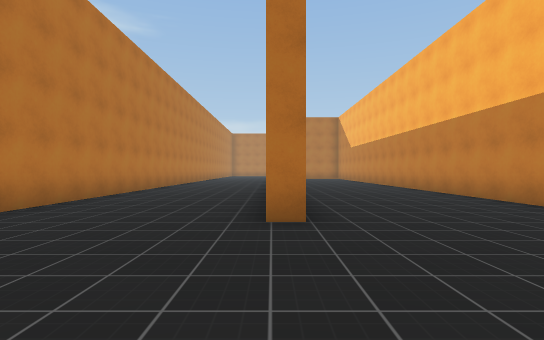
[1] (above)

24 first-person views from a walk through a scene from a Unity 3-D project. The camera is 1.3 m above the floor, looks level and sees 80° across. The floor is counted in squares, 2 m on a side. Each view is taken from the middle of a square. On the plan, view 1 faces up. The plan holds only what a view shows up to about 10 squares ahead; the rest is blank. The place goes on beyond the plan. The player is left out. Surface patterns are stand-ins for the level's own textures.

[2]
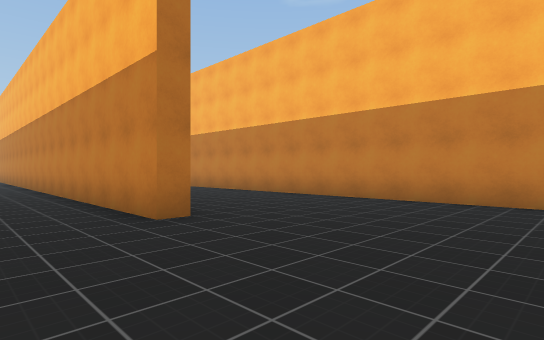

[3]
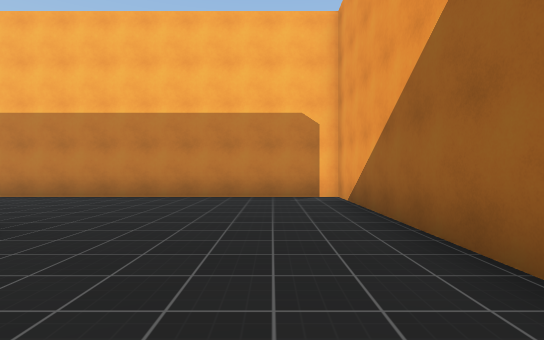

[4]
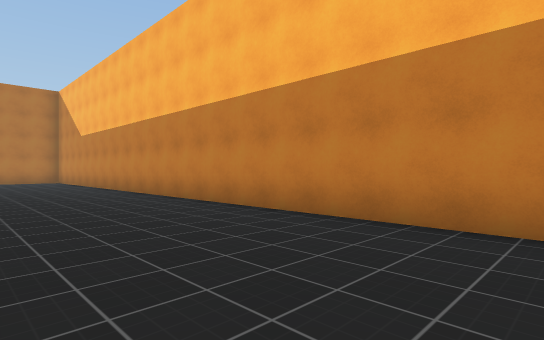

[5]
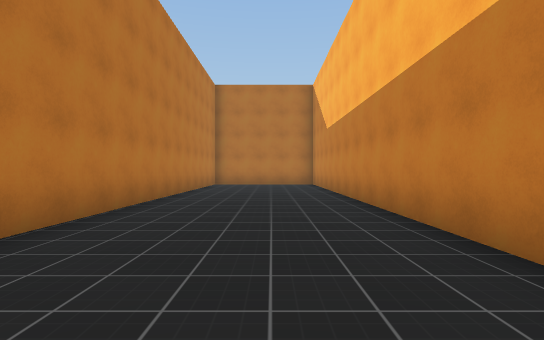

[6]
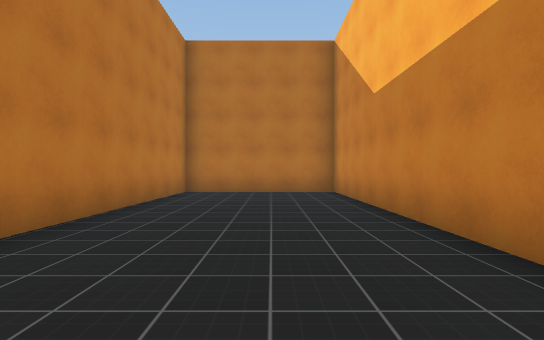

[7]
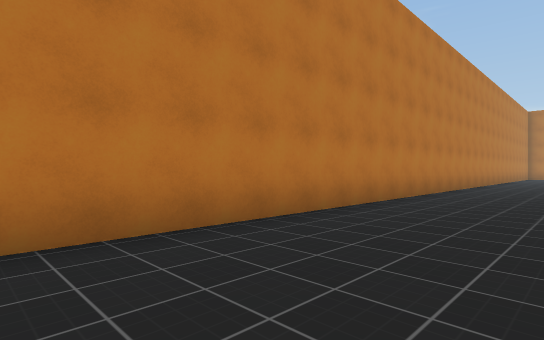

[8]
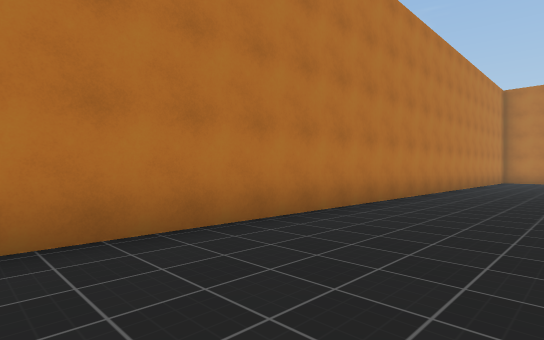

[9]
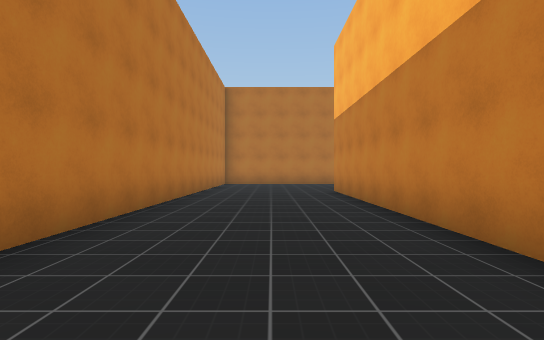

[10]
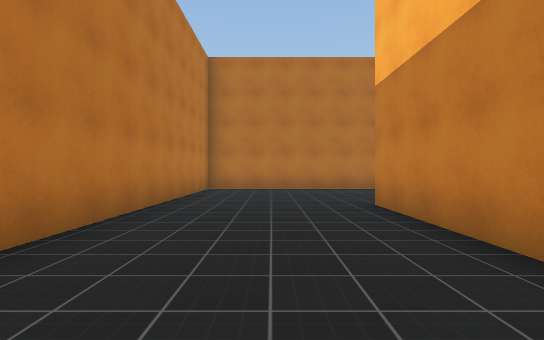

[11]
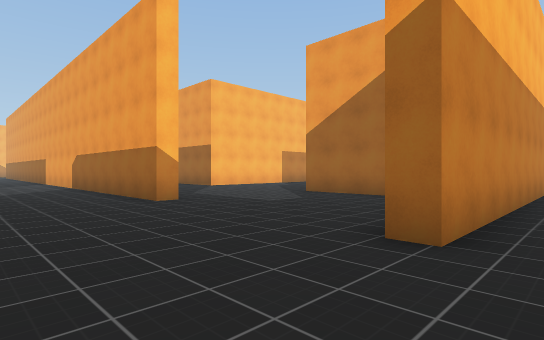

[12]
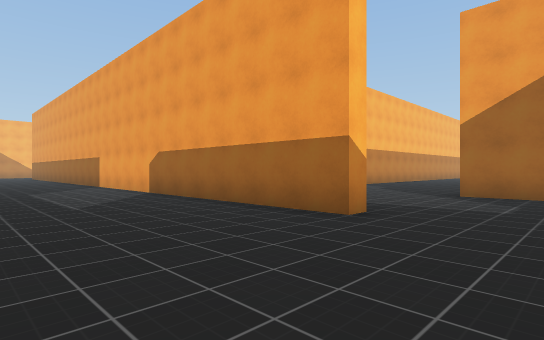

[13]
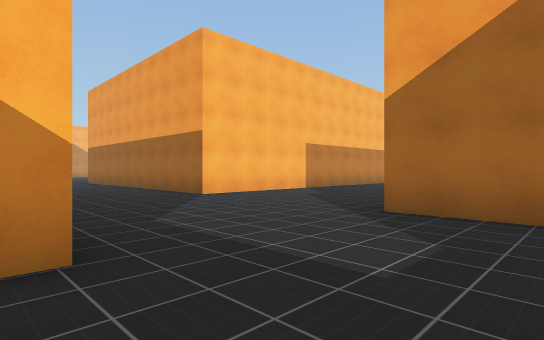

[14]
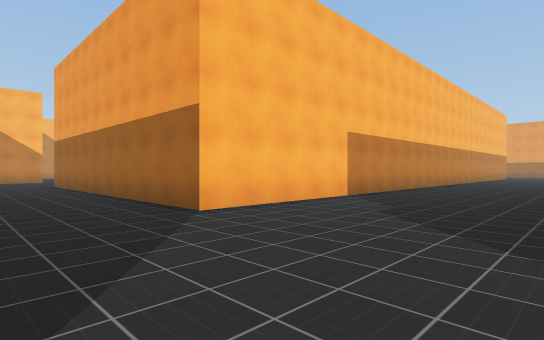

[15]
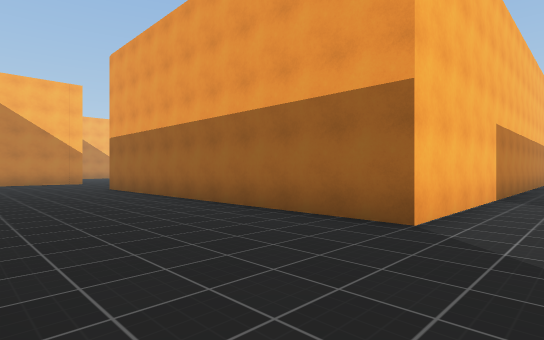

[16]
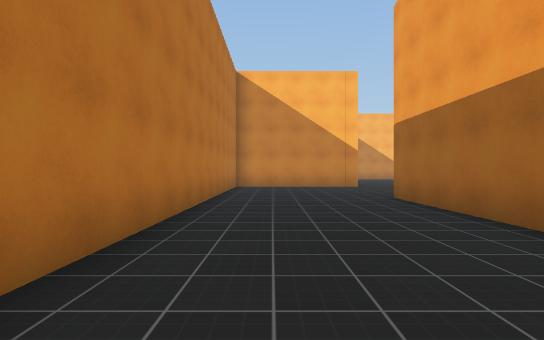

[17]
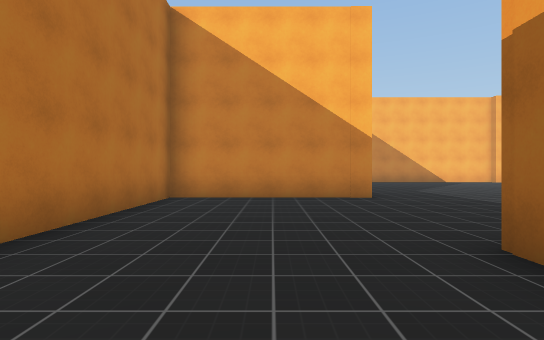

[18]
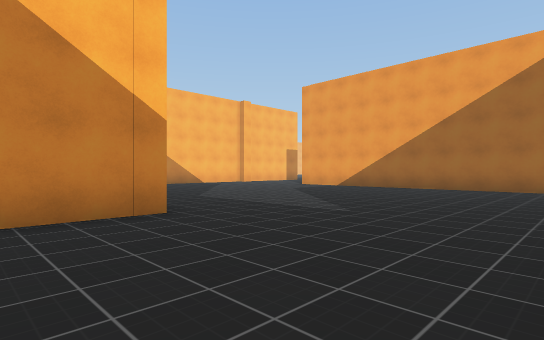

[19]
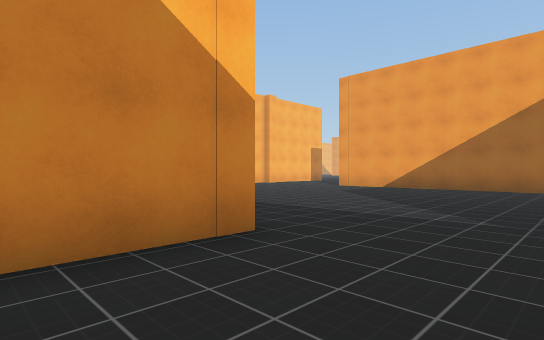

[20]
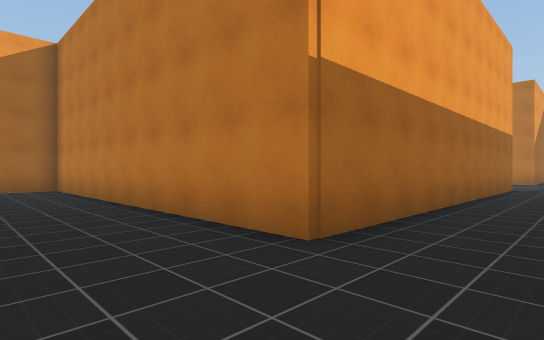

[21]
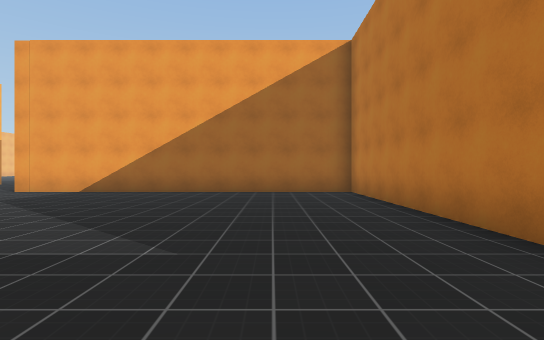

[22]
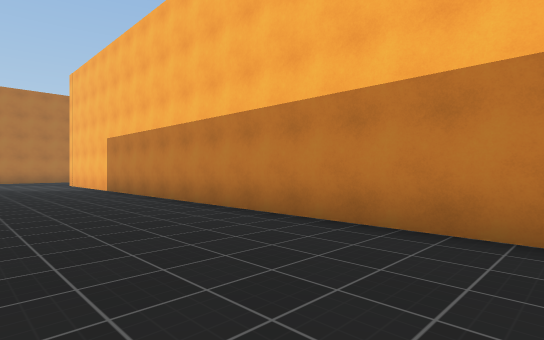

[23]
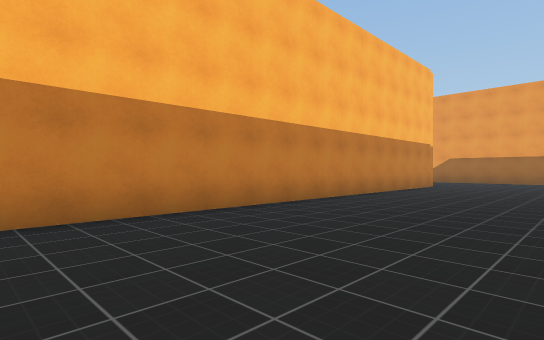

[24]
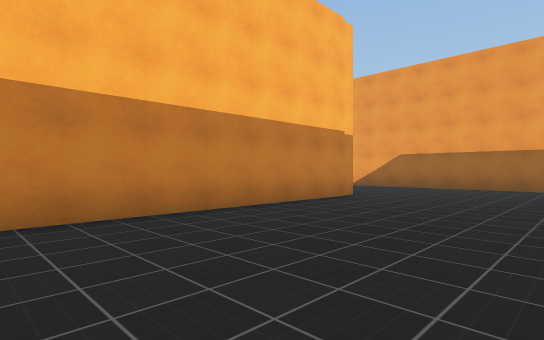

### Floor plan
Points are (right, up) in squares from view 1. A wall is a line through its corners. A room is listed if a view was taken in it or the views show most of it. See-through windows are left out.
Room 1 (views 1, 2, 3, 4, 5, 6, 7, 8, 9, 10, 11, 12, 13, 14, 15, 16, 17, 18, 19, 20, 21, 22, 23, 24)
walls: (2.8, 24.1) (5.4, 24.1); (-0.1, 21.2) (-0.1, 28.9) (0.5, 28.9); (5.5, 28.4) (5.5, 28.9) (13.1, 28.9); (0.5, 4) (-0.1, 4) (-0.1, 12.2); (25.6, 23.6) (25.6, 28.4) (14.6, 28.4); (10.5, -1.6) (10.5, 24.1) (20.6, 24.1) (20.6, 14.4) (28.5, 14.4); (-1.1, -0.6) (4.9, -0.6) (4.9, 23.7) (0.4, 23.7) (0.4, 12); (-4.2, 33) (-4.2, 4.9); (7, -6.1) (8.1, -6.1)

Positions as (right, up) in squares from view 1, and headings:
1: (0, 0), facing up
2: (-2, 0), facing up-right
3: (-3, 1), facing right
4: (1, 5), facing up-right
5: (3, 9), facing up
6: (3, 14), facing up
7: (-1, 7), facing up-left
8: (-1, 15), facing up-left
9: (-2, 19), facing up
10: (-2, 23), facing up
11: (-1, 32), facing down-right
12: (3, 33), facing down-right
13: (3, 29), facing down-right
14: (6, 27), facing down-right
15: (9, 28), facing down-right
16: (13, 27), facing right
17: (18, 26), facing right
18: (21, 26), facing down-right
19: (23, 26), facing down-right
20: (23, 26), facing down-left
21: (23, 24), facing down
22: (7, 9), facing up-right
23: (6, 12), facing down-right
24: (6, 6), facing down-right
